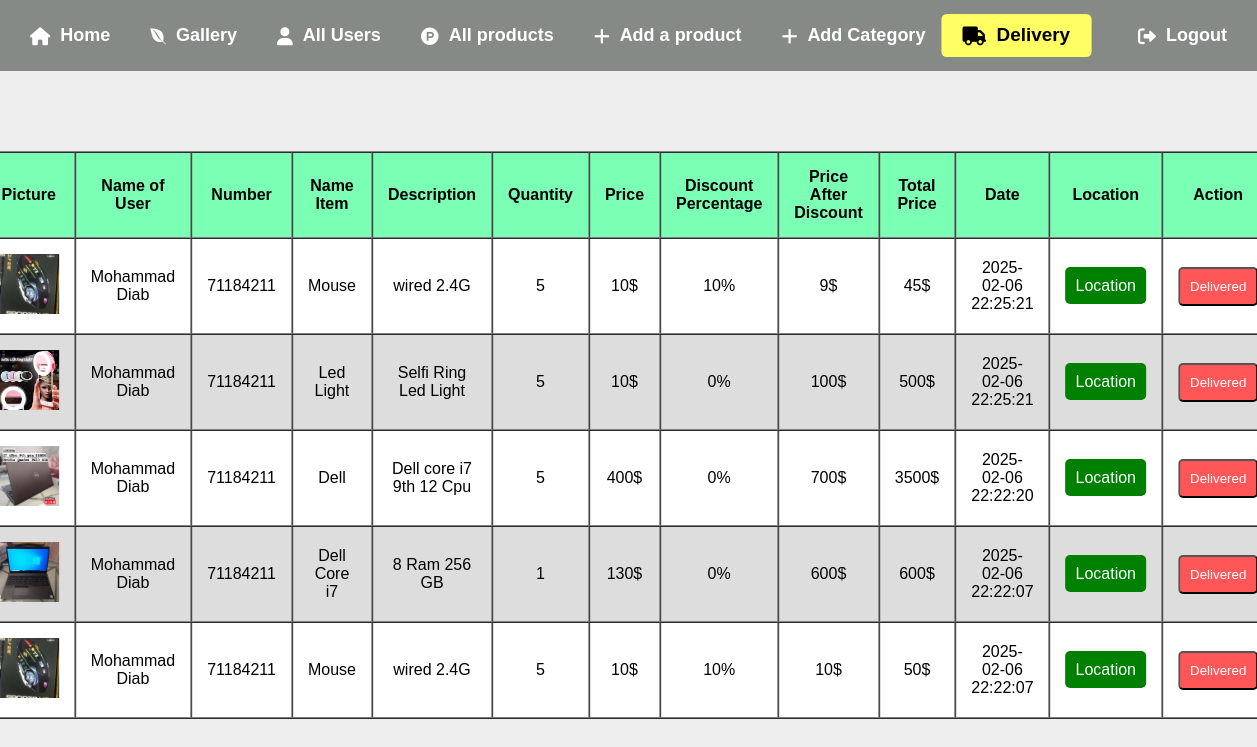
Page /Admin/delivery.php (signed in) on the committed database.
### tables this page shows
CREATE TABLE `cart_products` (
  `id` int(11) NOT NULL,
  `cart_id` int(11) NOT NULL,
  `product_id` int(11) NOT NULL,
  `quantity` int(11) DEFAULT 1,
  `status` varchar(30) DEFAULT NULL,
  `date_order` datetime DEFAULT NULL,
  `date_history` datetime DEFAULT NULL,
  `price` int(11) DEFAULT NULL,
  `discount` int(11) DEFAULT 0
);

CREATE TABLE `categories` (
  `Id` int(11) NOT NULL,
  `Name` varchar(32) NOT NULL
);

CREATE TABLE `items` (
  `Item_ID` int(11) NOT NULL,
  `Name` varchar(32) NOT NULL,
  `Description` varchar(255) NOT NULL,
  `Price` int(11) NOT NULL,
  `discount_percentage` int(3) NOT NULL DEFAULT 0,
  `Price_after_discount` decimal(32,0) GENERATED ALWAYS AS (`Price` - `Price` * `discount_percentage` / 100) STORED,
  `discount_end_date` date NOT NULL DEFAULT current_timestamp(),
  `Add_Date` date NOT NULL,
  `Status` varchar(255) NOT NULL,
  `Picture` varchar(255) NOT NULL,
  `Cat_ID` int(11) NOT NULL,
  `quantity` int(11) NOT NULL,
  `role` int(11) DEFAULT 1
);

CREATE TABLE `account` (
  `id` int(11) NOT NULL,
  `Firstname` varchar(35) NOT NULL,
  `Lastname` varchar(35) NOT NULL,
  `Password` varchar(350) NOT NULL,
  `ConfirmPassword` varchar(350) NOT NULL,
  `Email` varchar(255) NOT NULL,
  `Phone_Nb` int(11) NOT NULL,
  `role` varchar(35) NOT NULL,
  `status` enum('Active','Blocked') DEFAULT 'Active',
  `latitude` decimal(10,8) DEFAULT NULL,
  `longitude` decimal(11,8) DEFAULT NULL,
  `color` varchar(30) DEFAULT 'black'
);

### Admin/delivery.php (the view, shortened to what this page needs)
<?php
include("navbar.php");
$sql = "SELECT
cart_products.id AS cart_id, cart_owner.user_id, account.id,account.Firstname,account.Lastname, account.Phone_nb, account.latitude, account.longitude,
cart_products.quantity, cart_products.status ,  cart_products.date_order, cart_products.price as newPrice,
items.Name AS item_name,  items.Description,  items.Price,  items.discount_percentage,
items.Price_after_discount, items.Picture,
categories.Name AS category_name
FROM cart_products
INNER JOIN items ON cart_products.product_id = items.Item_ID
INNER JOIN categories ON items.Cat_ID = categories.Id
INNER JOIN cart_owner ON cart_owner.id = cart_products.cart_id
INNER JOIN account    ON account.id = cart_owner.user_id
WHERE cart_products.status ='order'
ORDER BY  cart_products.date_order DESC";
$result = mysqli_query($conn, $sql);
if (mysqli_num_rows($result) > 0) {
    echo '<div class="page">';
    echo '<form method="POST" action="">';
    echo '<table border="1">' .
        '<tr>
            <th>Picture</th> <th> Name of User</th>   <th> Number</th> <th>Name Item</th>  <th>Description</th>  <th>Quantity</th>
            <th> Price</th>  <th> Discount Percentage</th>  <th> Price After Discount</th>
            <th>Total Price</th> <th>Date</th> <th>Location</th> <th>Action</th>
        </tr>';
    while ($row = mysqli_fetch_assoc($result)) {
        echo '<tr>';
        echo '<td>' . '<img src="../images/' . $row['category_name'] . '/' . $row['Picture'] . '" alt="Image" width="60px" height="60px">'  . '</td>' .
            "<td>" . $row["Firstname"] . ' '. $row["Lastname"] . "</td>". "<td>" . $row["Phone_nb"] . "</td>"   . "<td>" . $row["item_name"] . "</td>"
            .  "<td>" . $row["Description"] . "<td>" . $row["quantity"] .
            "</td>" . "<td>" . $row["Price"] . '$' . "</td>" . "<td>" . $row["discount_percentage"] . '%' . "</td>" .
            "<td>" . $row["newPrice"] . '$' . "</td>" .  "<td>" . ($row["quantity"] * $row["newPrice"])."$" . "</td>" . '<td>' . $row["date_order"] . "</td>"
            . '<td>' .
            '<a href="https://www.google.com/maps?q=' . $row["latitude"] . ',' . $row["longitude"] . '&z=15" target="_blank">Location</a>'.
            "</td>"
          . '<td>' . ' <button type="submit" style="cursor:pointer" value="' . $row['cart_id'] . '" name="sub">Delivered</button>  ' . "</td>";
        echo '</tr>';
    }
    echo '</table>';
    echo '</form>';
    echo '</div>';
}
?>
<!DOCTYPE html>
<html lang="en">
<head>
</head>
<body>
</body>
</html>

### Admin/navbar.php (style rules this page uses)
body { margin: 0; font-family: 'Poppins', sans-serif; background-color: #f4f4f4; }

### Admin/delivery.php (style rules this page uses)
.page { background-color: #eee; margin: 0px auto; height: 100vh; text-align: center; position: relative; }
table { position: absolute; top: 10%; left: 50%; transform: translateX(-50%); border-spacing: 0; animation-name: fadeIn; animation-duration: 1s; width: 95%; }
table th, table td { padding: 15px; margin: 20px; }
table th { background-color: #7bffb4; color: black; }
table tr:nth-child(odd) { background-color: #ddd; }
table tr:nth-child(even) { background-color: white; }
form button { background-color: #ff5757; padding: 10px; border-radius: 5px; color: white; }
td a { text-decoration: none; color: white; background-color: green; padding: 10px; border-radius: 5px; }

### rows in the picture
cart_products: product.Picture (picture), account.Firstname "Mohammad", account.Lastname "Diab", account.Phone_Nb "71184211", product.Name "Mouse", product.Description "wired 2.4G", quantity "5", product.Price "10", product.discount_percentage "10", price "9", $row["quantity"] * $row["newPrice"] "45", date_order "2025-02-06 22:25:21", $row['cart_id'] 163 (drawn)
cart_products: product.Picture (picture), account.Firstname "Mohammad", account.Lastname "Diab", account.Phone_Nb "71184211", product.Name "Led Light", product.Description "Selfi Ring Led Light", quantity "5", product.Price "10", product.discount_percentage "0", price "100", $row["quantity"] * $row["newPrice"] "500", date_order "2025-02-06 22:25:21", $row['cart_id'] 164 (drawn)
cart_products: product.Picture (picture), account.Firstname "Mohammad", account.Lastname "Diab", account.Phone_Nb "71184211", product.Name "Dell", product.Description "Dell core i7 9th 12 Cpu", quantity "5", product.Price "400", product.discount_percentage "0", price "700", $row["quantity"] * $row["newPrice"] "3500", date_order "2025-02-06 22:22:20", $row['cart_id'] 162 (drawn)
cart_products: product.Picture (picture), account.Firstname "Mohammad", account.Lastname "Diab", account.Phone_Nb "71184211", product.Name "Dell Core i7", product.Description "8 Ram 256 GB", quantity "1", product.Price "130", product.discount_percentage "0", price "600", $row['quantity']*$row['newPrice'] "600", date_order "2025-02-06 22:22:07", $row['cart_id'] 161 (drawn)
cart_products: product.Picture (picture), account.Firstname "Mohammad", account.Lastname "Diab", account.Phone_Nb "71184211", product.Name "Mouse", product.Description "wired 2.4G", quantity "5", product.Price "10", product.discount_percentage "10", price "10", $row["quantity"] * $row["newPrice"] "50", date_order "2025-02-06 22:22:07", $row['cart_id'] 160 (drawn)
